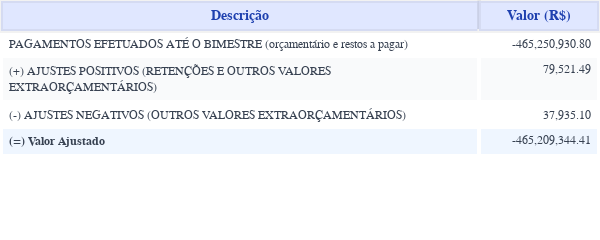

Notebook cell for this chart:
### Code cell
fin_desp = pd.DataFrame(
    {
        'Descrição': [
            'PAGAMENTOS EFETUADOS ATÉ O BIMESTRE (orçamentário e restos a pagar)', 
            '(+) AJUSTES POSITIVOS (RETENÇÕES E OUTROS VALORES EXTRAORÇAMENTÁRIOS)', 
            '(-) AJUSTES NEGATIVOS (OUTROS VALORES EXTRAORÇAMENTÁRIOS)', 
            '<b>(=) Valor Ajustado</b>'],
        'Valor (R$)': [
            saidas_siope, 
            ajustes_positivos_siope, 
            ajustes_negativos_siope, 
            saidas_ajustada_siope]},
)

table_fin_desp = table_chart(
    fin_desp,
    cell_fill_color=['white','#F9FAFB','white','#EFF6FF'],
    columnwidth=[10,2.5],
    cellheight=25,
    width=600, 
    height=140)
table_fin_desp.show()

# table_fin_desp.write_image('../2025/Dados_processados/imgs/financeiro/tabelas/saidas_financeiras_ajustada_siope.png', width=600, height=140)

### Figure 1 — Plotly figure (JSON) as saved in the notebook; plotly's stock layout.template omitted (floating-point values rounded to 4 significant figures)
{"data": [{"cells": {"align": ["left", "right"], "fill": {"color": [["white", "#F9FAFB", "white", "#EFF6FF"]]}, "font": {"color": "#374151", "family": "Segoe UI, Arial", "size": 12}, "format": [null, ",.2f"], "height": 25, "line": {"color": "white", "width": 4}, "values": [["PAGAMENTOS EFETUADOS ATÉ O BIMESTRE (orçamentário e restos a pagar)", "(+) AJUSTES POSITIVOS (RETENÇÕES E OUTROS VALORES EXTRAORÇAMENTÁRIOS)", "(-) AJUSTES NEGATIVOS (OUTROS VALORES EXTRAORÇAMENTÁRIOS)", "<b>(=) Valor Ajustado</b>"], [-465300000.0, 79520.0, 37940.0, -465200000.0]]}, "columnwidth": [10, 2.5], "header": {"align": "center", "fill": {"color": "rgba(224, 231, 255, 1)"}, "font": {"color": "rgba(30, 64, 175, 1)", "family": "Segoe UI, Arial", "size": 14}, "height": 25, "line": {"color": "rgba(0,0,0,0.05)", "width": 4}, "values": ["<b>Descrição</b>", "<b>Valor (R$)</b>"]}, "type": "table"}], "layout": {"height": 140, "margin": {"b": 1, "l": 1, "r": 1, "t": 1}, "paper_bgcolor": "white", "plot_bgcolor": "white", "width": 600}}
